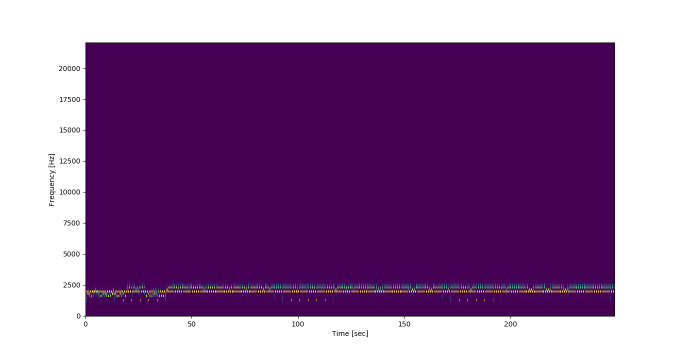
#> input picture Images/pd240.png, 1366 x 710 px (shown at 1/2 size)
$ python 'spectrum (copy).py' ../Images/pd240.png   (older library calls are emulated)
#> lines starting #> are read from the running program, lines starting #| are printed output that depends on the picture
from PIL import Image
import numpy as np
import matplotlib.pyplot as plt
import scipy.fftpack as fftpack
import argparse as ap
import scipy.misc
import cv2

parser = ap.ArgumentParser()
parser.add_argument("--shifted", action='store_true', help='Shifted Fourier')
parser.add_argument("--normal", action='store_true', help='Normal Fourier')
parser.add_argument("--phase", action='store_true', help='Normal Fourier Phase')
parser.add_argument("--lpf", action='store_true', help='Lowpass Filter')
parser.add_argument("--hpf", action='store_true', help='Highpass Filter')
parser.add_argument("image",type=str, help='Image Address')
args = parser.parse_args()

# [33 lines left out: functions shiftedFT, normalFT, phaseSpectrum, not called in this run]

def save_transform(image_address):
	img = Image.open(image_address)
	img1 = img.convert('L') # convert image to black and white
	f = np.fft.fft2(img1)
	fshift = np.fft.fftshift(f)

	np.save(image_address+"fourier", fshift)

def all(image_address):
#> called with image_address = '../Images/pd240.png'
	img = Image.open(image_address)
#> img is the input picture: PIL image 1366x710 RGBA; mean R, G, B, A 142.8, 103.7, 152, 255
	img1 = img.convert('L') # convert image to black and white
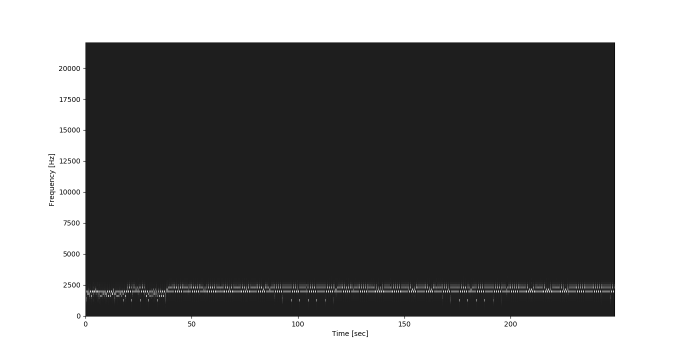
#> img1: PIL image 1366x710 L (shown at 1/2 size); min 0, max 255, mean 120.6
	f = np.fft.fft2(img1)
	fshift = np.fft.fftshift(f)
	magnitude = 20*np.log(np.abs(fshift))
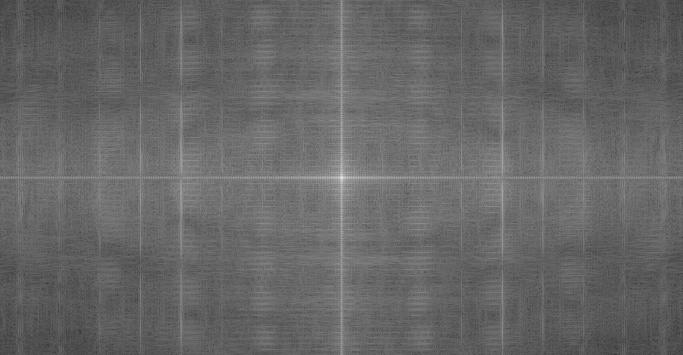
#> magnitude: shape (710, 1366) float64 (shown at 1/2 size); min 32.16, max 371.6, mean 168.8; drawn with min black and max white
	phase = np.angle(fshift)
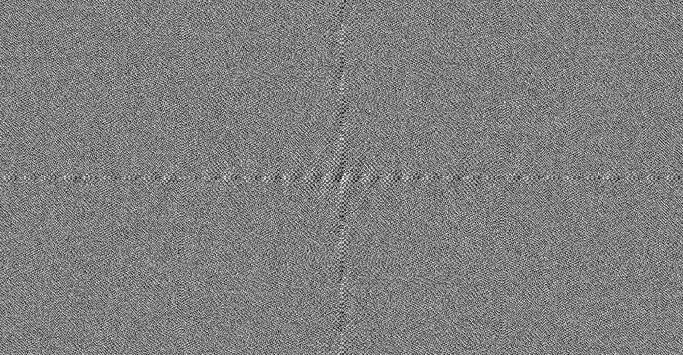
#> phase: shape (710, 1366) float64 (shown at 1/2 size); min -3.14, max 3.14, mean -3.22e-17; drawn with min black and max white
	scipy.misc.imsave(image_address+"shifted_magnitude.png", magnitude)
	scipy.misc.imsave(image_address+"phase.png", phase)
	plt.subplot(211),plt.imshow(magnitude, cmap = 'gray')
	plt.title('Magnitude Spectrum'), plt.xticks([]), plt.yticks([])
	plt.subplot(212),plt.imshow(phase, cmap = 'gray')
	plt.title('Phase Spectrum'), plt.xticks([]), plt.yticks([])
	plt.show()
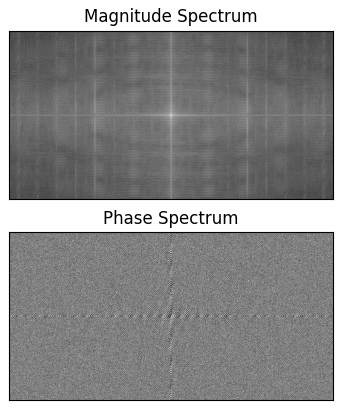
#> figure drawn by matplotlib, 2 panels
	save_transform(image_address)

# [41 lines left out: functions hpf, lpf, not called in this run]


if args.image:
	if args.shifted:
		shiftedFT(args.image)
	elif args.normal:
		normalFT(args.image)
	elif args.phase:
		phaseSpectrum(args.image)
	elif args.lpf:
		lpf(args.image)
	elif args.hpf:
		hpf(args.image)
	else:
		all(args.image)
